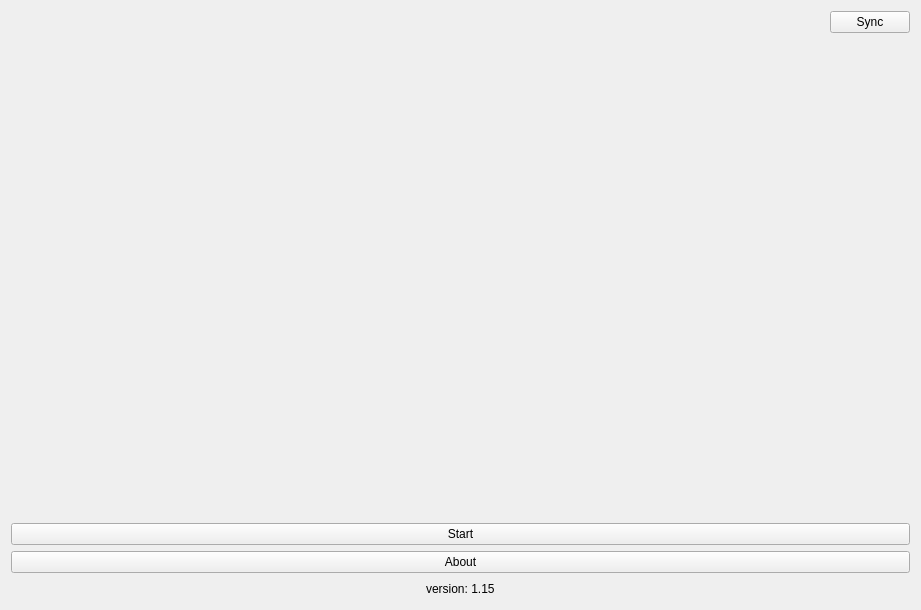
<?xml version="1.0" encoding="UTF-8"?>
<ui version="4.0">
 <class>HomeView</class>
 <widget class="QWidget" name="HomeView">
  <property name="geometry">
   <rect>
    <x>0</x>
    <y>0</y>
    <width>921</width>
    <height>610</height>
   </rect>
  </property>
  <property name="windowTitle">
   <string>Form</string>
  </property>
  <layout class="QVBoxLayout" name="verticalLayout_2">
   <item>
    <layout class="QHBoxLayout" name="horizontalLayout">
     <item>
      <spacer name="horizontalSpacer">
       <property name="orientation">
        <enum>Qt::Horizontal</enum>
       </property>
       <property name="sizeHint" stdset="0">
        <size>
         <width>40</width>
         <height>20</height>
        </size>
       </property>
      </spacer>
     </item>
     <item>
      <widget class="QPushButton" name="syncButton">
       <property name="text">
        <string>Sync</string>
       </property>
      </widget>
     </item>
    </layout>
   </item>
   <item>
    <widget class="QLabel" name="label">
     <property name="sizePolicy">
      <sizepolicy hsizetype="Expanding" vsizetype="Expanding">
       <horstretch>0</horstretch>
       <verstretch>0</verstretch>
      </sizepolicy>
     </property>
     <property name="autoFillBackground">
      <bool>false</bool>
     </property>
     <property name="text">
      <string/>
     </property>
     <property name="scaledContents">
      <bool>false</bool>
     </property>
     <property name="alignment">
      <set>Qt::AlignCenter</set>
     </property>
    </widget>
   </item>
   <item>
    <layout class="QVBoxLayout" name="verticalLayout">
     <item>
      <widget class="QPushButton" name="startButton">
       <property name="sizePolicy">
        <sizepolicy hsizetype="Minimum" vsizetype="Minimum">
         <horstretch>0</horstretch>
         <verstretch>0</verstretch>
        </sizepolicy>
       </property>
       <property name="styleSheet">
        <string notr="true"/>
       </property>
       <property name="text">
        <string>Start</string>
       </property>
      </widget>
     </item>
     <item>
      <widget class="QPushButton" name="aboutButton">
       <property name="sizePolicy">
        <sizepolicy hsizetype="Minimum" vsizetype="Minimum">
         <horstretch>0</horstretch>
         <verstretch>0</verstretch>
        </sizepolicy>
       </property>
       <property name="styleSheet">
        <string notr="true"/>
       </property>
       <property name="text">
        <string>About</string>
       </property>
      </widget>
     </item>
    </layout>
   </item>
   <item>
    <layout class="QHBoxLayout" name="horizontalLayout_2">
     <item>
      <spacer name="horizontalSpacer_2">
       <property name="orientation">
        <enum>Qt::Horizontal</enum>
       </property>
       <property name="sizeHint" stdset="0">
        <size>
         <width>40</width>
         <height>20</height>
        </size>
       </property>
      </spacer>
     </item>
     <item>
      <widget class="QLabel" name="versionLabel">
       <property name="text">
        <string>version: 1.15</string>
       </property>
      </widget>
     </item>
     <item>
      <spacer name="horizontalSpacer_3">
       <property name="orientation">
        <enum>Qt::Horizontal</enum>
       </property>
       <property name="sizeHint" stdset="0">
        <size>
         <width>40</width>
         <height>20</height>
        </size>
       </property>
      </spacer>
     </item>
    </layout>
   </item>
  </layout>
 </widget>
 <resources/>
 <connections/>
</ui>
